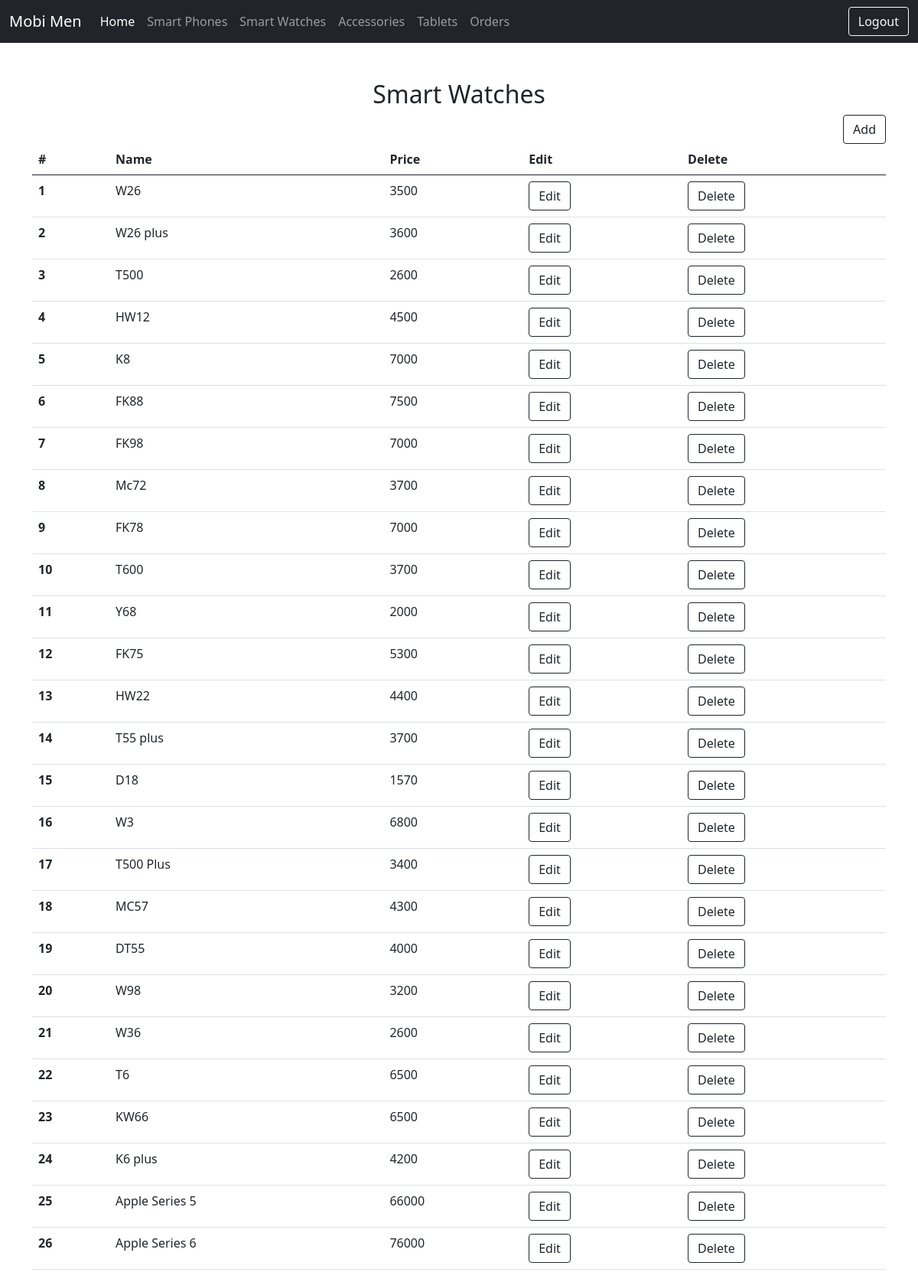
/control/adminsmw.php (signed in), run on the app's committed database.
### tables this page shows
CREATE TABLE `smartwatches` (
  `Sr.no` int(255) NOT NULL,
  `item_name` varchar(50) NOT NULL,
  `item_desc` varchar(2000) NOT NULL,
  `img_no` int(50) NOT NULL,
  `item_price` varchar(50) NOT NULL,
  `color_no` int(50) NOT NULL,
  `color-1` varchar(50) NOT NULL,
  `color-2` varchar(50) NOT NULL,
  `color-3` varchar(50) NOT NULL,
  `color-4` varchar(50) NOT NULL,
  `color-5` varchar(50) NOT NULL,
  `color-6` varchar(50) NOT NULL,
  `Date and Time` datetime NOT NULL DEFAULT current_timestamp()
);

### control/adminsmw.php (the view, shortened to what this page needs)
<?php
require("../connection.php");
?>
<!doctype html>
<html lang="en">
  <head>
    <link href="https://cdn.jsdelivr.net/npm/bootstrap@5.0.0-beta3/dist/css/bootstrap.min.css" rel="stylesheet">
  </head>
  <body>
  <nav class="navbar navbar-expand-lg navbar-dark bg-dark">
  <div class="container-fluid">
    <a class="navbar-brand" href="../index.php">Mobi Men</a>
    <div class="collapse navbar-collapse" id="navbarSupportedContent">
      <ul class="navbar-nav me-auto mb-2 mb-lg-0">
        <li class="nav-item">
          <a class="nav-link active" aria-current="page" href="admin.php">Home</a>
        </li>
        <li class="nav-item">
          <a class="nav-link" href="adminsmp.php">Smart Phones</a>
        </li>
        <li class="nav-item">
          <a class="nav-link" href="adminsmw.php">Smart Watches</a>
        </li>
        <li class="nav-item">
          <a class="nav-link" href="adminacc.php">Accessories</a>
        </li>
        <li class="nav-item">
          <a class="nav-link" href="admintab.php">Tablets</a>
        </li>
        <li class="nav-item">
          <a class="nav-link" href="order_control.php">Orders</a>
        </li>
      </ul>
    </div>
    <form method="POST" class="d-flex">
    <button class="btn btn-outline-light" type="submit">Logout</button>
  </form>
  </div>
</nav>
<h2 class="text-center mt-5">Smart Watches</h2>
<div class="container">
<div style="text-align:right;">
        <button type="button" class="btn btn-outline-dark" data-bs-toggle="modal" data-bs-target="#addModal">Add</button>
    </div>
<table class="table">
  <thead>
    <tr>
      <th scope="col">#</th>
      <th scope="col">Name</th>
      <th scope="col">Price</th>
      <th scope="col">Edit</th>
      <th scope="col">Delete</th>
    </tr>
  </thead>
  <tbody>
      <?php
        $sql = "SELECT * FROM `smartwatches`";
        $result = mysqli_query($connection,$sql);
        $num = mysqli_num_rows($result);
        if($num>0){
            while($row = mysqli_fetch_assoc($result)){
                echo '<tr>
                <th scope="row">'.$row['Sr.no'].'</th>
                <input type="hidden" value="'.$row['Sr.no'].'">
                <td>'.$row['item_name'].'</td>
                <td>'.$row['item_price'].'</td>
                <section>
                <td>
                <input type="hidden" name="act" value="edit">
                <input type="hidden" name="Name" value="'.$row['item_name'].'">
                <input type="hidden" name="Description" value="'.$row['item_desc'].'">
                <input type="hidden" name="ImgNo" value="'.$row['img_no'].'">
                <input type="hidden" name="Price" value="'.$row['item_price'].'">
                <input type="hidden" name="ClrNo" value="'.$row['color_no'].'">
                <input type="hidden" name="Clr1" value="'.$row['color-1'].'">
                <input type="hidden" name="Clr2" value="'.$row['color-2'].'">
                <input type="hidden" name="Clr3" value="'.$row['color-3'].'">
                <input type="hidden" name="Clr4" value="'.$row['color-4'].'">
                <input type="hidden" name="Clr5" value="'.$row['color-5'].'">
                <input type="hidden" name="Clr6" value="'.$row['color-6'].'">
                <input type="hidden" name="action" value="edit">
                <button type="" class="btn btn-outline-dark editModal" data-bs-toggle="modal" data-bs-target="#editModal">Edit</button>
                </td>
                </section>
                <form method="POST">
                <input type="hidden" name="action" value="delete">
                <input type="hidden" name="sno" value="'.$row['Sr.no'].'">
                <td><button type="submit" class="btn btn-outline-dark">Delete</button></td>
                </form>
                </tr>';
            }
        }else{
            echo "No Data";
        }
      ?>
  </tbody>
</table>
</div>
  </body>
</html>

### data on the page
smartwatches: no "1", item_name "W26", item_price "3500"
smartwatches: no "2", item_name "W26 plus", item_price "3600"
smartwatches: no "3", item_name "T500", item_price "2600"
smartwatches: no "4", item_name "HW12", item_price "4500"
smartwatches: no "5", item_name "K8", item_price "7000"
smartwatches: no "6", item_name "FK88", item_price "7500"
smartwatches: no "7", item_name "FK98", item_price "7000"
smartwatches: no "8", item_name "Mc72", item_price "3700"
smartwatches: no "9", item_name "FK78", item_price "7000"
smartwatches: no "10", item_name "T600", item_price "3700"
smartwatches: no "11", item_name "Y68", item_price "2000"
smartwatches: no "12", item_name "FK75", item_price "5300"
smartwatches: no "13", item_name "HW22", item_price "4400"
smartwatches: no "14", item_name "T55 plus", item_price "3700"
smartwatches: no "15", item_name "D18", item_price "1570"
smartwatches: no "16", item_name "W3", item_price "6800"
smartwatches: no "17", item_name "T500 Plus", item_price "3400"
smartwatches: no "18", item_name "MC57", item_price "4300"
smartwatches: no "19", item_name "DT55", item_price "4000"
smartwatches: no "20", item_name "W98", item_price "3200"
smartwatches: no "21", item_name "W36", item_price "2600"
smartwatches: no "22", item_name "T6", item_price "6500"
smartwatches: no "23", item_name "KW66", item_price "6500"
smartwatches: no "24", item_name "K6 plus", item_price "4200"
smartwatches: no "25", item_name "Apple Series 5", item_price "66000"
smartwatches: no "26", item_name "Apple Series 6", item_price "76000"
